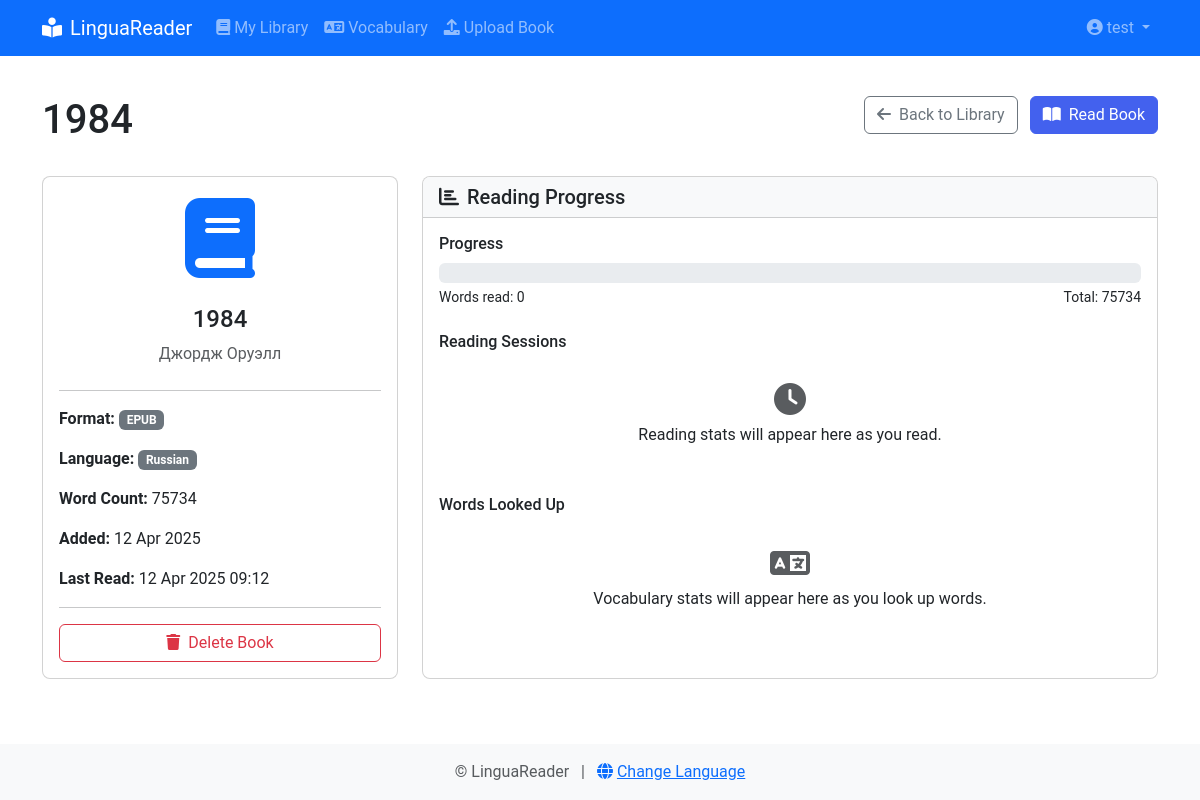
/books/book/4 (signed in), run on an earlier commit of the app's database.
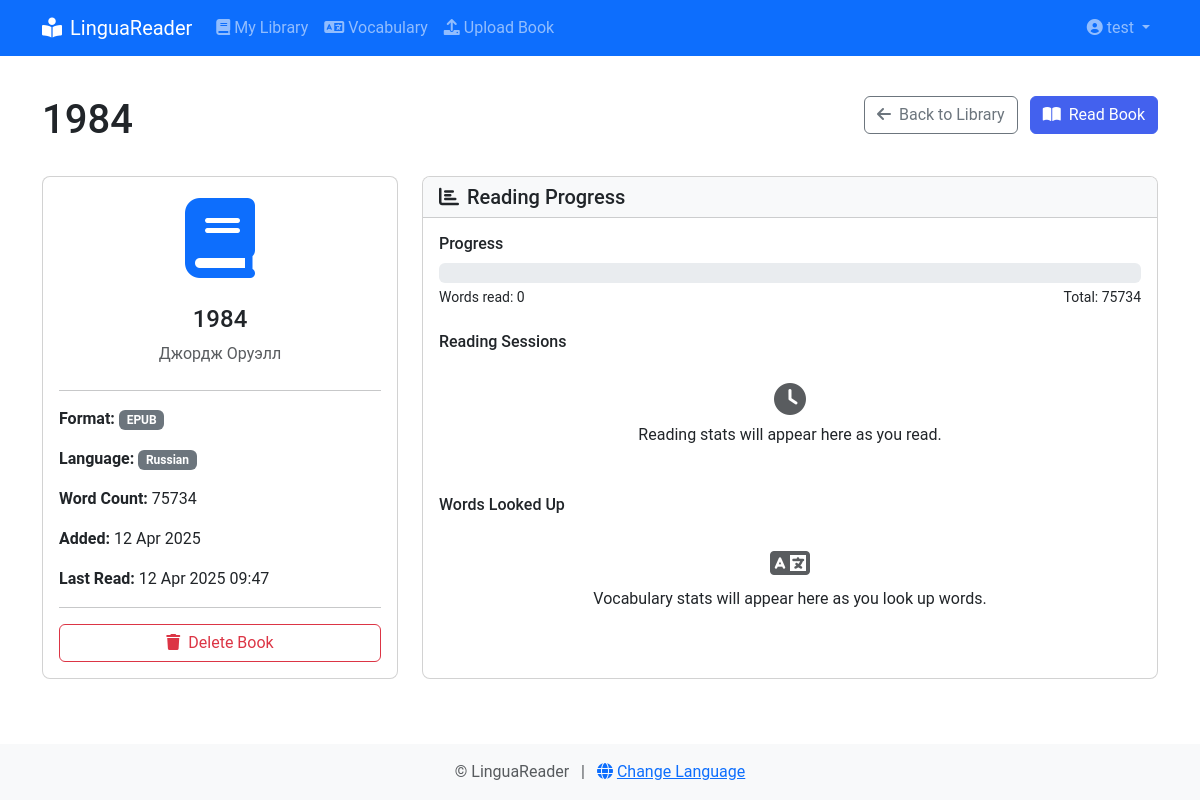
And on a later commit of the database.
### app/models/__init__.py (models this page shows, shortened)
class Book(db.Model):
    __tablename__ = 'books'
    id = db.Column(db.Integer, primary_key=True)
    title = db.Column(db.String(256), nullable=False)
    author = db.Column(db.String(256), nullable=True)
    language = db.Column(db.String(5), nullable=False)
    file_path = db.Column(db.String(512), nullable=False)
    original_filename = db.Column(db.String(256), nullable=False)
    file_type = db.Column(db.String(10), nullable=False)
    word_count = db.Column(db.Integer, default=0)
    created_at = db.Column(db.DateTime, default=datetime.utcnow)
    last_read_at = db.Column(db.DateTime, nullable=True)
    last_position = db.Column(db.Integer, default=0)  # Last reading position
    user_id = db.Column(db.Integer, db.ForeignKey('users.id'))

### app/routes/book.py (the view)
@book.route('/book/<int:book_id>')
@login_required
def book_details(book_id):
    book = Book.query.filter_by(id=book_id, user_id=current_user.id).first_or_404()
    return render_template('books/details.html', title=book.title, book=book)

### app/__init__.py (called while the page is built)
@login_manager.user_loader
def load_user(user_id):
    return User.query.get(int(user_id))

### app/templates/books/details.html (shortened to what the changed rows need)
{% extends "layout.html" %}
{% block content %}
<div class="row mb-4">
    <div class="col">
        <h1>{{ book.title }}</h1>
    </div>
</div>
<div class="row">
    <div class="col-md-4 mb-4">
        <div class="card h-100">
            <div class="card-body">
                <div class="text-center mb-4">
                    <div class="display-1 mb-3">
                        <i class="fas fa-book text-primary"></i>
                    </div>
                    <h4>{{ book.title }}</h4>
                    <p class="text-muted">{{ book.author or _('Unknown author') }}</p>
                </div>
                <hr>
                <div class="mb-3">
                    <strong>{{ _('Format') }}:</strong>
                    <span class="badge bg-secondary">{{ book.file_type.upper() }}</span>
                </div>
                <div class="mb-3">
                    <strong>{{ _('Language') }}:</strong>
                    <span class="badge bg-{{ book.language|language_color }}">
                        {{ book.language|language_name }}
                    </span>
                </div>
                <div class="mb-3">
                    <strong>{{ _('Word Count') }}:</strong> {{ book.word_count }}
                </div>
                <div class="mb-3">
                    <strong>{{ _('Added') }}:</strong>
                    {{ book.created_at.strftime('%d %b %Y') }}
                </div>
                {% if book.last_read_at %}
                <div class="mb-3">
                    <strong>{{ _('Last Read') }}:</strong>
                    {{ book.last_read_at.strftime('%d %b %Y %H:%M') }}
                </div>
                {% endif %}
                <hr>
                <form action="{{ url_for('book.delete_book', book_id=book.id) }}" method="POST" class="d-grid gap-2" onsubmit="return confirm('{{ _('Are you sure you want to delete this book?') }}')">
                    <button type="submit" class="btn btn-outline-danger">
                    </button>
                </form>
            </div>
        </div>
    </div>
    <div class="col-md-8 mb-4">
        <div class="card h-100">
            <div class="card-body">
                {% if book.last_read_at %}
                <div class="mb-4">
                    <h6>{{ _('Progress') }}</h6>
                    <div class="progress" style="height: 20px;">
                    </div>
                    <div class="d-flex justify-content-between mt-1">
                        <small>{{ _('Words read:') }} {{ book.last_position }}</small>
                        <small>{{ _('Total:') }} {{ book.word_count }}</small>
                    </div>
                </div>
                <div class="mb-4">
                    <h6>{{ _('Reading Sessions') }}</h6>
                    <div class="text-center py-4">
                        <i class="fas fa-clock text-muted mb-2" style="font-size: 2rem;"></i>
                        <p class="mb-0">{{ _('Reading stats will appear here as you read.') }}</p>
                    </div>
                </div>
                <div>
                    <h6>{{ _('Words Looked Up') }}</h6>
                    <div class="text-center py-4">
                        <i class="fas fa-language text-muted mb-2" style="font-size: 2rem;"></i>
                        <p class="mb-0">{{ _('Vocabulary stats will appear here as you look up words.') }}</p>
                    </div>
                </div>
                {% endif %}
            </div>
        </div>
    </div>
</div>
{% endblock %}

What changed in the data, as far as the page shows it:
changed Book "Джордж Оруэлл": last_read_at "12 Apr 2025 09:12" → "12 Apr 2025 09:47"
